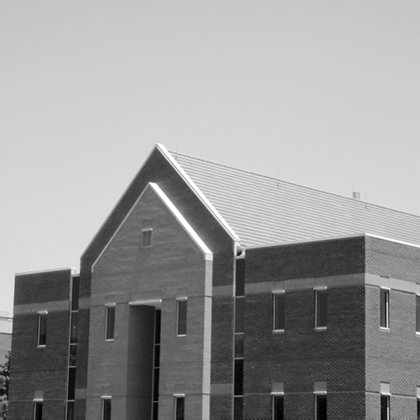
%> input picture CENG 525 HW1/question_4.tif, 420 x 420 px, shrunk from 600 x 600 before the run
$ octave Solution4.m   (GNU Octave 9; MATLAB toolbox functions it lacks are replaced by stand-ins)
%> lines starting %> are read from the running program, lines starting %| are printed output that depends on the picture
clear all;
close all;
clc;

Image_ref=imread('question_4.tif');
%> Image_ref is the input picture: size 420x420 uint8; min 0, max 255, mean 152.8
a=double(Image_ref);
[row col] = size(a);
%> row = 420; col = 420
Y_Grid=[-1,-2,-1;0,0,0;1,2,1];
X_Grid=[-1 0 1;-2 0 2;-1 0 1];
X=[];
Y=[];
for m=2:1:row-1;
    for n=2:1:col-1;
		Y(m,n)=Y_Grid(1)*a(m-1,n-1) + Y_Grid(2)*a(m-1,n) + Y_Grid(3)*a(m-1,n+1) + Y_Grid(4)*a(m,n-1) + Y_Grid(5)*a(m,n) + Y_Grid(6)*a(m,n+1) + Y_Grid(7)*a(m+1,n-1) + Y_Grid(8)*a(m+1,n) + Y_Grid(9)*a(m+1,n+1);
        X(m,n)=X_Grid(1)*a(m-1,n-1) + X_Grid(2)*a(m-1,n) + X_Grid(3)*a(m-1,n+1) + X_Grid(4)*a(m,n-1) + X_Grid(5)*a(m,n) + X_Grid(6)*a(m,n+1) + X_Grid(7)*a(m+1,n-1) + X_Grid(8)*a(m+1,n) + X_Grid(9)*a(m+1,n+1);
	end
end
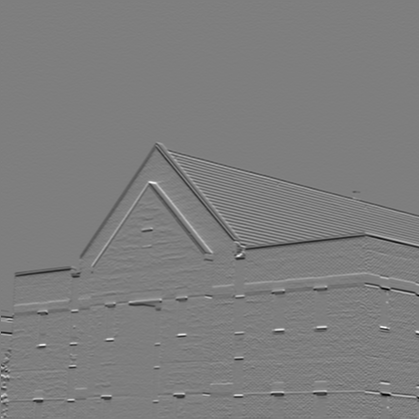
%> X: size 419x419 double; min -654, max 664, mean -2.5; drawn with min black and max white
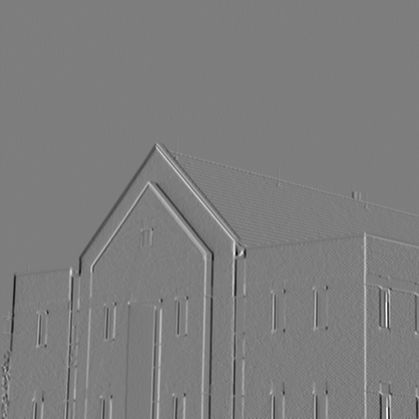
%> Y: size 419x419 double; min -735, max 755, mean -0.3; drawn with min black and max white
Z = X + Y;
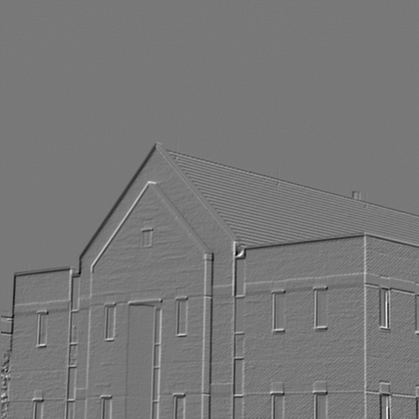
%> Z: size 419x419 double; min -820, max 912, mean -2.8; drawn with min black and max white

figure(1);imshow(uint8(a));title('ORIGINAL Image','color','r');
figure(2);imshow(uint8(X));title('Image By Gx','color','r');
%> after `imshow(uint8(X))`:
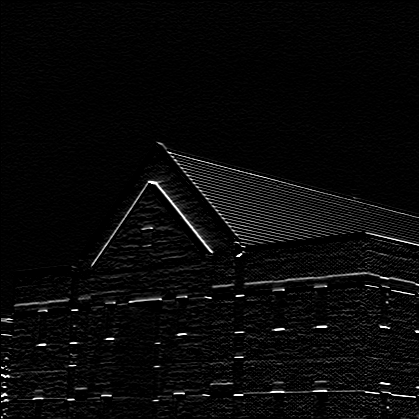
%> displayed picture: size 419x419, on the screen's scale of 0 to 255; min 0, max 255, mean 9.2
figure(3);imshow(uint8(Y));title('Image By Gy','color','r');
%> after `imshow(uint8(Y))`:
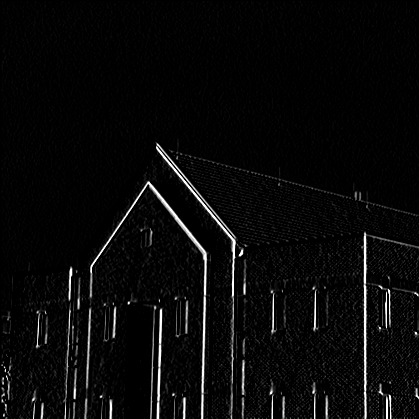
%> displayed picture: size 419x419, on the screen's scale of 0 to 255; min 0, max 255, mean 9.3
figure(4);imshow(uint8(Z));title('Image By Gm','color','r');
%> after `imshow(uint8(Z))`:
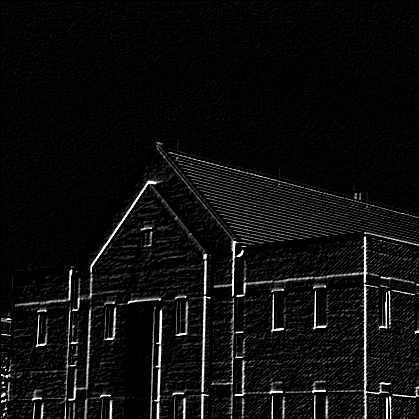
%> displayed picture: size 419x419, on the screen's scale of 0 to 255; min 0, max 255, mean 13.3
imwrite(uint8(Z), 'Solution4_output.jpeg', 'jpg')
